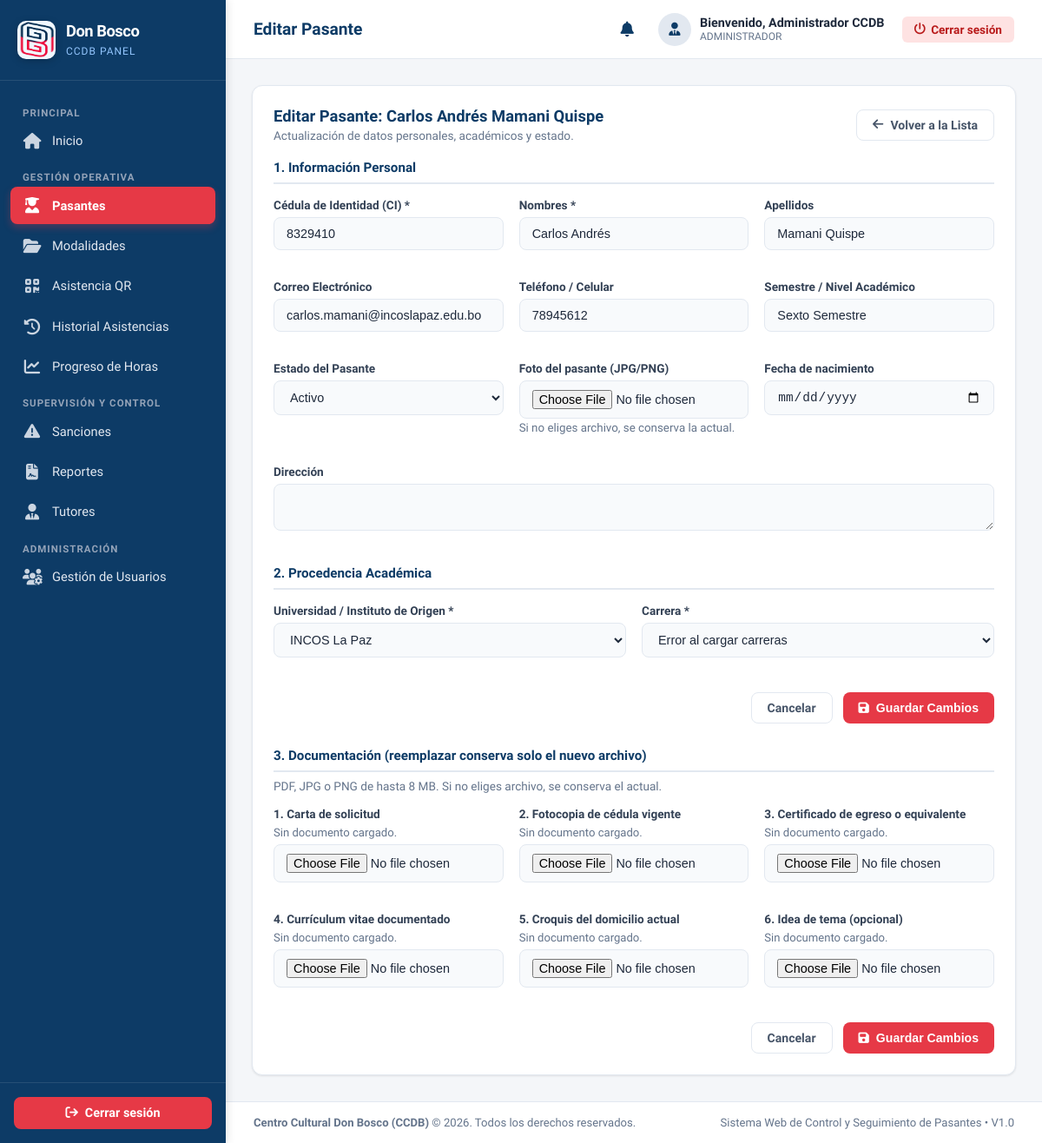
Page /views/pasantes/editar.php?id=1 (signed in) on the committed database.
### tables this page shows
CREATE TABLE IF NOT EXISTS pasantes (
    id_pasante INT UNSIGNED AUTO_INCREMENT PRIMARY KEY,
    id_usuario INT UNSIGNED NULL,
    id_universidad INT UNSIGNED NOT NULL,
    id_carrera INT UNSIGNED NOT NULL,
    ci VARCHAR(30) NOT NULL UNIQUE,
    nombres VARCHAR(100) NOT NULL,
    apellidos VARCHAR(100) NOT NULL,
    correo VARCHAR(150),
    telefono VARCHAR(30),
    semestre VARCHAR(50),
    fecha_nacimiento DATE NULL,
    direccion TEXT NULL,
    foto VARCHAR(255) NULL,
    estado VARCHAR(30) NOT NULL DEFAULT 'ACTIVO',
    fecha_registro DATETIME NOT NULL DEFAULT CURRENT_TIMESTAMP,
    CONSTRAINT fk_pasantes_usuario
        FOREIGN KEY (id_usuario)
        REFERENCES usuarios(id_usuario)
        ON UPDATE CASCADE
        ON DELETE SET NULL,
    CONSTRAINT fk_pasantes_universidad
        FOREIGN KEY (id_universidad)
        REFERENCES instituciones(id_institucion)
        ON UPDATE CASCADE
        ON DELETE RESTRICT,
    CONSTRAINT fk_pasantes_carrera
        FOREIGN KEY (id_carrera)
        REFERENCES carreras(id_carrera)
        ON UPDATE CASCADE
        ON DELETE RESTRICT
);

CREATE TABLE IF NOT EXISTS instituciones (
    id_institucion INT UNSIGNED AUTO_INCREMENT PRIMARY KEY,
    id_tipo_institucion INT UNSIGNED NOT NULL,
    nombre VARCHAR(150) NOT NULL UNIQUE,
    nit VARCHAR(30),
    direccion VARCHAR(255),
    telefono VARCHAR(30),
    correo VARCHAR(150),
    estado TINYINT(1) NOT NULL DEFAULT 1,
    fecha_registro DATETIME NOT NULL DEFAULT CURRENT_TIMESTAMP,
    CONSTRAINT fk_instituciones_tipo
        FOREIGN KEY (id_tipo_institucion)
        REFERENCES tipos_institucion(id_tipo_institucion)
        ON UPDATE CASCADE
        ON DELETE RESTRICT
);

### views/pasantes/editar.php (the view, shortened to what this page needs)
<?php
$db = Database::getConnection();
$id_pasante = (int)($_GET['id'] ?? 0);
$stmt = $db->prepare("SELECT * FROM pasantes WHERE id_pasante = :id");
$stmt->execute([':id' => $id_pasante]);
$pasante = $stmt->fetch();
$instituciones = $db->query("SELECT id_institucion, nombre FROM instituciones WHERE estado = 1 ORDER BY nombre ASC")->fetchAll();
$docsActuales = [];
$docLabels = [
    'carta_solicitud' => '1. Carta de solicitud', 'fotocopia_ci' => '2. Fotocopia de cédula vigente',
    'certificado_egreso' => '3. Certificado de egreso o equivalente', 'cv' => '4. Currículum vitae documentado',
    'croquis' => '5. Croquis del domicilio actual', 'idea_tema' => '6. Idea de tema (opcional)',
];
$docFields = [
    'carta_solicitud' => 'doc_carta', 'fotocopia_ci' => 'doc_ci', 'certificado_egreso' => 'doc_egreso',
    'cv' => 'doc_cv', 'croquis' => 'doc_croquis', 'idea_tema' => 'doc_idea',
];
require_once __DIR__ . '/../../includes/header.php';
require_once __DIR__ . '/../../includes/sidebar.php';
?>
<div class="main-wrapper">
    <?php require_once __DIR__ . '/../../includes/navbar.php'; ?>
    <main class="content-body">
        <div class="card" style="max-width: 900px; margin: 0 auto;">
            <div class="card-header-flex">
                <div>
                    <h3 class="card-title">Editar Pasante: <?= htmlspecialchars($pasante['nombres'] . ' ' . $pasante['apellidos']) ?></h3>
                    <p style="font-size: 0.85rem; color: var(--text-muted); margin-top: 4px;">
                        Actualización de datos personales, académicos y estado.
                    </p>
                </div>
                <a href="index.php" class="btn btn-outline">
                    <i class="fa-solid fa-arrow-left"></i> Volver a la Lista
                </a>
            </div>
            <form action="editar.php?id=<?= $id_pasante ?>" method="POST" enctype="multipart/form-data">
                <h4 style="font-size: 0.95rem; color: var(--primary-blue); border-bottom: 2px solid #e2e8f0; padding-bottom: 8px; margin-bottom: 16px;">
                    1. Información Personal
                </h4>
                <div class="form-grid">
                    <div class="form-group">
                        <label for="ci">Cédula de Identidad (CI) *</label>
                        <input type="text" id="ci" name="ci" class="form-control" required value="<?= htmlspecialchars($pasante['ci']) ?>">
                    </div>
                    <div class="form-group">
                        <label for="nombres">Nombres *</label>
                        <input type="text" id="nombres" name="nombres" class="form-control" required value="<?= htmlspecialchars($pasante['nombres']) ?>">
                    </div>
                    <div class="form-group">
                        <label for="apellidos">Apellidos</label>
                        <input type="text" id="apellidos" name="apellidos" class="form-control" value="<?= htmlspecialchars($pasante['apellidos']) ?>">
                    </div>
                    <div class="form-group">
                        <label for="correo">Correo Electrónico</label>
                        <input type="email" id="correo" name="correo" class="form-control" value="<?= htmlspecialchars($pasante['correo'] ?? '') ?>">
                    </div>
                    <div class="form-group">
                        <label for="telefono">Teléfono / Celular</label>
                        <input type="text" id="telefono" name="telefono" class="form-control" value="<?= htmlspecialchars($pasante['telefono'] ?? '') ?>">
                    </div>
                    <div class="form-group">
                        <label for="semestre">Semestre / Nivel Académico</label>
                        <input type="text" id="semestre" name="semestre" class="form-control" value="<?= htmlspecialchars($pasante['semestre'] ?? '') ?>">
                    </div>
                    <div class="form-group">
                        <label for="estado">Estado del Pasante</label>
                        <select name="estado" id="estado" class="form-control">
                            <option value="ACTIVO" <?= ($pasante['estado'] === 'ACTIVO') ? 'selected' : '' ?>>Activo</option>
                        </select>
                    </div>
                    <div class="form-group">
                        <label for="foto">Foto del pasante (JPG/PNG)</label>
                        <input type="file" id="foto" name="foto" class="form-control" accept=".jpg,.jpeg,.png">
                        <small style="color: var(--text-muted);">Si no eliges archivo, se conserva la actual.</small>
                    </div>
                    <div class="form-group">
                        <label for="fecha_nacimiento">Fecha de nacimiento</label>
                        <input type="date" id="fecha_nacimiento" name="fecha_nacimiento" class="form-control" value="<?= htmlspecialchars($pasante['fecha_nacimiento'] ?? '') ?>">
                    </div>
                    <div class="form-group" style="grid-column: 1 / -1;">
                        <label for="direccion">Dirección</label>
                        <textarea id="direccion" name="direccion" class="form-control" rows="2"><?= htmlspecialchars($pasante['direccion'] ?? '') ?></textarea>
                    </div>
                </div>
                <h4 style="font-size: 0.95rem; color: var(--primary-blue); border-bottom: 2px solid #e2e8f0; padding-bottom: 8px; margin-top: 20px; margin-bottom: 16px;">
                    2. Procedencia Académica
                </h4>
                <div class="form-grid">
                    <div class="form-group">
                        <label for="id_universidad">Universidad / Instituto de Origen *</label>
                        <select id="id_universidad" name="id_universidad" class="form-control" required onchange="cargarCarreras(this.value)">
                            <?php foreach ($instituciones as $inst): ?>
                                <option value="<?= $inst['id_institucion'] ?>" <?= ($pasante['id_universidad'] == $inst['id_institucion']) ? 'selected' : '' ?>>
                                    <?= htmlspecialchars($inst['nombre']) ?>
                                </option>
                            <?php endforeach; ?>
                        </select>
                    </div>
                    <div class="form-group">
                        <label for="id_carrera">Carrera *</label>
                        <select id="id_carrera" name="id_carrera" class="form-control" required>
                        </select>
                    </div>
                </div>
                <div style="margin-top: 24px; display: flex; justify-content: flex-end; gap: 12px;">
                    <a href="index.php" class="btn btn-outline">Cancelar</a>
                    <button type="submit" class="btn btn-danger">
                        <i class="fa-solid fa-floppy-disk"></i> Guardar Cambios
                    </button>
                </div>
                <h4 style="font-size: 0.95rem; color: var(--primary-blue); border-bottom: 2px solid #e2e8f0; padding-bottom: 8px; margin-top: 28px; margin-bottom: 8px;">
                    3. Documentación (reemplazar conserva solo el nuevo archivo)
                </h4>
                <p style="font-size: 0.85rem; color: var(--text-muted); margin-bottom: 16px;">
                    PDF, JPG o PNG de hasta 8 MB. Si no eliges archivo, se conserva el actual.
                </p>
                <div class="form-grid">
                    <?php foreach ($docLabels as $tipo => $label): ?>
                        <div class="form-group">
                            <label><?= htmlspecialchars($label) ?></label>
                            <?php if (!empty($docsActuales[$tipo])): ?>
                                <div style="margin-bottom: 6px; font-size: 0.82rem;">
                                    <a href="<?= APP_ROOT . htmlspecialchars($docsActuales[$tipo]['ruta']) ?>" target="_blank">
                                        <i class="fa-solid fa-file"></i> <?= htmlspecialchars($docsActuales[$tipo]['nombre_original']) ?>
                                    </a>
                                    <span style="color: var(--text-muted);">(<?= round($docsActuales[$tipo]['tamano'] / 1024) ?> KB)</span>
                                </div>
                            <?php else: ?>
                                <div style="margin-bottom: 6px; font-size: 0.82rem; color: var(--text-muted);">Sin documento cargado.</div>
                            <?php endif; ?>
                            <input type="file" name="<?= $docFields[$tipo] ?>" class="form-control" accept=".pdf,.jpg,.jpeg,.png">
                        </div>
                    <?php endforeach; ?>
                </div>
                <div style="margin-top: 24px; display: flex; justify-content: flex-end; gap: 12px;">
                    <a href="index.php" class="btn btn-outline">Cancelar</a>
                    <button type="submit" class="btn btn-danger">
                        <i class="fa-solid fa-floppy-disk"></i> Guardar Cambios
                    </button>
                </div>
            </form>
        </div>
    </main>
    <?php require_once __DIR__ . '/../../includes/footer.php'; ?>

### assets/css/style.css (style rules this page uses)
:root { --primary-blue: #0d3b66; --secondary-blue: #1d4e89; --primary-red: #e63946; --hover-red: #c92a37; --bg-color: #f4f6f9; --sidebar-width: 260px; --navbar-height: 68px; --card-bg: #ffffff; --text-dark: #1e293b; --text-muted: #64748b; --border-color: #e2e8f0; --border-radius: 12px; --shadow-sm: 0 1px 3px rgba(0,0,0,0.06), 0 1px 2px rgba(0,0,0,0.04); --shadow-md: 0 4px 6px -1px rgba(0,0,0,0.07), 0 2px 4px -1px rgba(0,0,0,0.04); --shadow-lg: 0 10px 15px -3px rgba(0,0,0,0.08), 0 4px 6px -2px rgba(0,0,0,0.03); }
* { box-sizing: border-box; margin: 0; padding: 0; }
body { font-family: 'Segoe UI', system-ui, -apple-system, BlinkMacSystemFont, Roboto, sans-serif; background-color: var(--bg-color); color: var(--text-dark); display: block; min-height: 100vh; }
.main-wrapper { margin-left: var(--sidebar-width); width: calc(100% - var(--sidebar-width)); min-height: 100vh; display: flex; flex-direction: column; }
.content-body { padding: 30px; flex-grow: 1; }
.card { background: var(--card-bg); border-radius: var(--border-radius); border: 1px solid var(--border-color); box-shadow: var(--shadow-sm); padding: 24px; margin-bottom: 24px; }
.card-header-flex { display: flex; justify-content: space-between; align-items: center; margin-bottom: 20px; }
.card-title { font-size: 1.15rem; font-weight: 700; color: var(--primary-blue); }
.btn { padding: 9px 18px; border-radius: 8px; font-size: 0.88rem; font-weight: 600; text-decoration: none; cursor: pointer; display: inline-flex; align-items: center; gap: 8px; border: none; transition: all 0.2s; }
.btn-danger { background-color: var(--primary-red); color: #ffffff; }
.btn-outline { background: transparent; border: 1.5px solid var(--border-color); color: #475569; }
.form-grid { display: grid; grid-template-columns: repeat(auto-fit, minmax(260px, 1fr)); gap: 18px; }
.form-group { margin-bottom: 16px; }
.form-group label { display: block; font-size: 0.85rem; font-weight: 600; color: #334155; margin-bottom: 6px; }
.form-control { width: 100%; padding: 10px 14px; border: 1.5px solid var(--border-color); border-radius: 8px; font-size: 0.9rem; color: var(--text-dark); outline: none; background: #f8fafc; transition: border-color 0.2s; }

### rows in the picture
pasantes: nombres+apellidos "Carlos Andrés Mamani Quispe", ci "8329410", nombres "Carlos Andrés", apellidos "Mamani Quispe", correo "carlos.mamani@incoslapaz.edu.bo", telefono "78945612", semestre "Sexto Semestre", estado "Activo", id_universidad "INCOS La Paz"

### other values in the picture
$pageTitle "Editar Pasante"
$currentUser['nombre'] "Administrador CCDB"
$currentUser['rol_name'] "ADMINISTRADOR"
$label "1. Carta de solicitud"
$label "2. Fotocopia de cédula vigente"
$label "3. Certificado de egreso o equivalente"
$label "4. Currículum vitae documentado"
$label "5. Croquis del domicilio actual"
$label "6. Idea de tema (opcional)"
